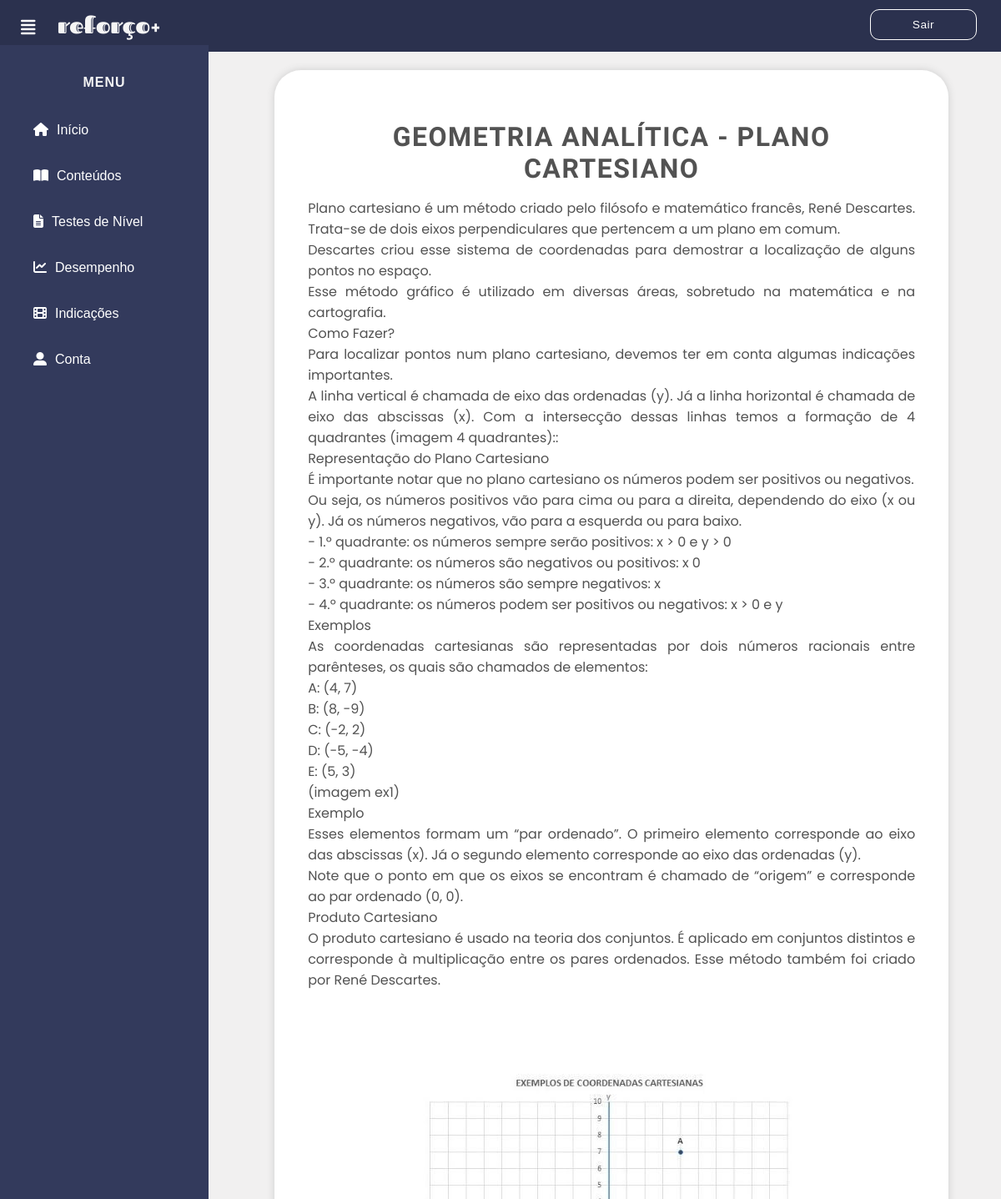
The page /php/cont_especifico.php?assunto=50 (upper part) on the database as committed earlier.
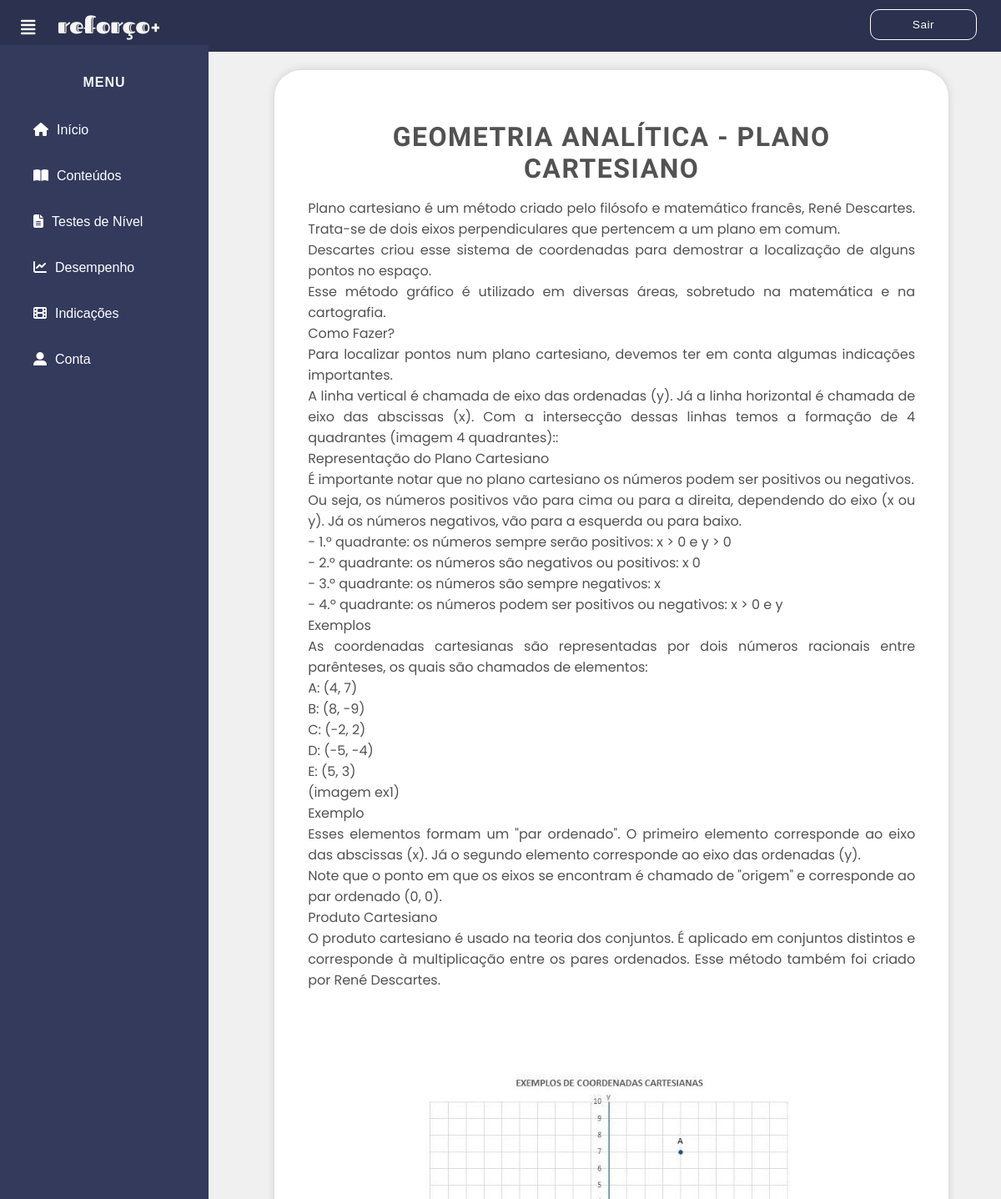
The same page on the database as committed later.
### tables this page shows
CREATE TABLE IF NOT EXISTS `conteudos` (
  `ID_cont` int(2) NOT NULL AUTO_INCREMENT,
  `texto` text NOT NULL,
  `cod_mat` int(2) NOT NULL,
  `cod_adm` int(1) NOT NULL,
  `ano` int(1) NOT NULL,
  `assunto` varchar(70) NOT NULL,
  PRIMARY KEY (`ID_cont`),
  KEY `fk_conteudos_administrador` (`cod_adm`),
  KEY `fk_conteudos_materias` (`cod_mat`)
);

### php/cont_especifico.php (the view, shortened to what this page needs)
<!DOCTYPE html>
<html lang="pt-br">
<head>
  <link rel="stylesheet" href="../css/inicio.css">
  <link rel="stylesheet" type="text/css" href="../css/cont_especifico.css">
</head>
<body>
  <header>
    <a href="../inicio.html"><img style="float:left; margin-left:52px; margin-top: 0px; margin-bottom: 1px; padding-top: 0px; border: 0;" src="../imagens/inicial/logo3.png"> </a>
    <label for="check">
      <i class="fas fa-align-justify" id="menu_btn"></i>
    </label>
    <div class="direita">
      <a href="sair.php" class="sair">Sair</a>
    </div>
  </header>
  <div class="menu">
    <center>
      <h4>MENU</h4>
    </center>
    <a href="../inicio.html"><i class="fas fa-home"></i><span>Início</span></a>
    <a href="conteudos.php"><i class="fas fa-book-open"></i><span>Conteúdos</span></a>
    <a href="testeniveis.php"><i class="fas fa-file-alt"></i><span>Testes de Nível</span></a>
    <a href="#"><i class="fas fa-chart-line"></i><span>Desempenho</span></a>
    <a href="indicacoes.php"><i class="fas fa-film"></i><span>Indicações</span></a>
    <a href="conta.php"><i class="fas fa-user-alt"></i><span>Conta</span></a>
  </div>
  <div class="conteudo">
    <?php
    include 'conecta.php';
    $conn = mysqli_connect('127.0.0.1', 'root', '') or die("Não foi possível a conexão com o Banco");
    $cod_assunto = $_GET['assunto'];
    $sql = "SELECT * FROM conteudos where ID_cont like '" . $cod_assunto . "%'";
    $cod = mysqli_query($conn, $sql);
    $numRegistros = mysqli_num_rows($cod);
    if ($numRegistros != 0) {
      echo "<div class='global'>";
      while ($text = mysqli_fetch_object($cod)) {
        $texto = $text->texto;
        $texto = utf8_encode($texto);
        $assunto = $text->assunto;
        $assunto = utf8_encode($assunto);
        echo "<center><h1>" . $assunto . "</h1>";
        echo "<p>" . nl2br($texto) . "<br><br><br>";
        $consulta_imagem = "SELECT * FROM imagens WHERE ID_cont LIKE '$cod_assunto'";
        $con_imagem = mysqli_query($conexao, $consulta_imagem);
        while ($mostrar_imagem = mysqli_fetch_object($con_imagem)) {
          echo "<center><img src='../imagens/imgconteudo/" . $mostrar_imagem->end_imagem  . "'></center></p><br><br><br>";
        }
      }
      echo "</div>";
    } else {
      echo "Nenhum registro";
    }
    ?>
  </div>
</body>
</html>

Rows that differ between the two databases and show on the page:
changed conteudos "GEOMETRIA ANALÍTICA - PLANO CARTESIANO": texto "…Esses elementos formam um “par ordenado”. O primeiro elemento corresponde ao eixo das abscissas (x). Já o segundo elemento corresponde ao eixo das ordenadas (y). Note que o ponto em que os eixos se encontram é chamado de “origem” e corresponde ao par…" → "…Esses elementos formam um \"par ordenado\". O primeiro elemento corresponde ao eixo das abscissas (x). Já o segundo elemento corresponde ao eixo das ordenadas (y). Note que o ponto em que os eixos se encontram é chamado de \"origem\" e corresponde ao par…"
